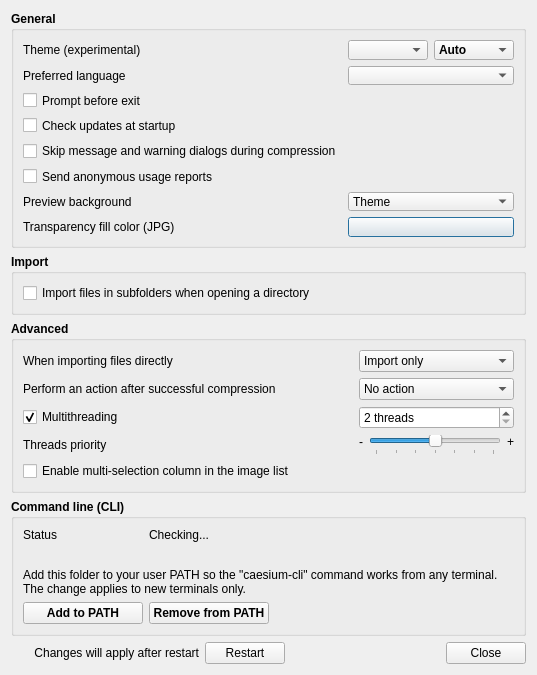
<?xml version="1.0" encoding="UTF-8"?>
<ui version="4.0">
 <class>PreferencesDialog</class>
 <widget class="QDialog" name="PreferencesDialog">
  <property name="windowModality">
   <enum>Qt::WindowModality::ApplicationModal</enum>
  </property>
  <property name="geometry">
   <rect>
    <x>0</x>
    <y>0</y>
    <width>537</width>
    <height>580</height>
   </rect>
  </property>
  <property name="focusPolicy">
   <enum>Qt::FocusPolicy::StrongFocus</enum>
  </property>
  <property name="windowTitle">
   <string>Preferences</string>
  </property>
  <property name="locale">
   <locale language="English" country="UnitedStates"/>
  </property>
  <property name="modal">
   <bool>true</bool>
  </property>
  <layout class="QVBoxLayout" name="verticalLayout">
   <item>
    <widget class="QGroupBox" name="general_GroupBox">
     <property name="font">
      <font>
       <bold>true</bold>
      </font>
     </property>
     <property name="title">
      <string>General</string>
     </property>
     <property name="flat">
      <bool>true</bool>
     </property>
     <layout class="QGridLayout" name="gridLayout_6">
      <item row="4" column="0" colspan="2">
       <widget class="QCheckBox" name="skipCompressionDialogs_CheckBox">
        <property name="font">
         <font>
          <bold>false</bold>
         </font>
        </property>
        <property name="text">
         <string>Skip message and warning dialogs during compression</string>
        </property>
       </widget>
      </item>
      <item row="7" column="0">
       <widget class="QLabel" name="previewBackground_Label">
        <property name="font">
         <font>
          <bold>false</bold>
         </font>
        </property>
        <property name="text">
         <string>Preview background</string>
        </property>
       </widget>
      </item>
      <item row="7" column="2" colspan="2">
       <widget class="QComboBox" name="previewBackground_ComboBox">
        <property name="font">
         <font>
          <bold>false</bold>
         </font>
        </property>
        <item>
         <property name="text">
          <string>Theme</string>
         </property>
        </item>
        <item>
         <property name="text">
          <string>White</string>
         </property>
        </item>
        <item>
         <property name="text">
          <string>Black</string>
         </property>
        </item>
        <item>
         <property name="text">
          <string>Checkerboard</string>
         </property>
        </item>
       </widget>
      </item>
      <item row="8" column="0">
       <widget class="QLabel" name="transparencyFillColor_Label">
        <property name="font">
         <font>
          <bold>false</bold>
         </font>
        </property>
        <property name="toolTip">
         <string>Color used to fill transparent areas when converting to JPG (which has no transparency).</string>
        </property>
        <property name="text">
         <string>Transparency fill color (JPG)</string>
        </property>
       </widget>
      </item>
      <item row="8" column="2" colspan="2">
       <widget class="QPushButton" name="transparencyFillColor_Button">
        <property name="font">
         <font>
          <bold>false</bold>
         </font>
        </property>
        <property name="toolTip">
         <string>Color used to fill transparent areas when converting to JPG (which has no transparency).</string>
        </property>
        <property name="text">
         <string/>
        </property>
       </widget>
      </item>
      <item row="0" column="2">
       <widget class="QComboBox" name="theme_ComboBox">
        <property name="font">
         <font>
          <bold>false</bold>
         </font>
        </property>
       </widget>
      </item>
      <item row="1" column="0">
       <widget class="QLabel" name="languageComboBox_Label">
        <property name="font">
         <font>
          <bold>false</bold>
         </font>
        </property>
        <property name="text">
         <string>Preferred language</string>
        </property>
       </widget>
      </item>
      <item row="5" column="0" colspan="2">
       <widget class="QCheckBox" name="sendUsageReport_CheckBox">
        <property name="font">
         <font>
          <bold>false</bold>
         </font>
        </property>
        <property name="text">
         <string>Send anonymous usage reports</string>
        </property>
       </widget>
      </item>
      <item row="3" column="0" colspan="2">
       <widget class="QCheckBox" name="checkUpdatesAtStartup_CheckBox">
        <property name="enabled">
         <bool>true</bool>
        </property>
        <property name="font">
         <font>
          <bold>false</bold>
         </font>
        </property>
        <property name="text">
         <string>Check updates at startup</string>
        </property>
       </widget>
      </item>
      <item row="5" column="2">
       <widget class="QLabel" name="showUsageData_Label">
        <property name="font">
         <font>
          <bold>true</bold>
          <underline>true</underline>
         </font>
        </property>
        <property name="cursor">
         <cursorShape>PointingHandCursor</cursorShape>
        </property>
        <property name="textFormat">
         <enum>Qt::TextFormat::RichText</enum>
        </property>
        <property name="alignment">
         <set>Qt::AlignmentFlag::AlignRight|Qt::AlignmentFlag::AlignTrailing|Qt::AlignmentFlag::AlignVCenter</set>
        </property>
        <property name="openExternalLinks">
         <bool>false</bool>
        </property>
       </widget>
      </item>
      <item row="2" column="0" colspan="2">
       <widget class="QCheckBox" name="promptExit_CheckBox">
        <property name="font">
         <font>
          <bold>false</bold>
         </font>
        </property>
        <property name="text">
         <string>Prompt before exit</string>
        </property>
       </widget>
      </item>
      <item row="0" column="0" colspan="2">
       <widget class="QLabel" name="themeComboBox_Label">
        <property name="font">
         <font>
          <bold>false</bold>
         </font>
        </property>
        <property name="text">
         <string>Theme (experimental)</string>
        </property>
       </widget>
      </item>
      <item row="0" column="3">
       <widget class="QComboBox" name="themeVariant_ComboBox">
        <item>
         <property name="text">
          <string>Auto</string>
         </property>
        </item>
        <item>
         <property name="text">
          <string>Light</string>
         </property>
        </item>
        <item>
         <property name="text">
          <string>Dark</string>
         </property>
        </item>
       </widget>
      </item>
      <item row="1" column="2" colspan="2">
       <widget class="QComboBox" name="language_ComboBox">
        <property name="font">
         <font>
          <bold>false</bold>
         </font>
        </property>
        <property name="focusPolicy">
         <enum>Qt::FocusPolicy::TabFocus</enum>
        </property>
       </widget>
      </item>
     </layout>
    </widget>
   </item>
   <item>
    <widget class="QGroupBox" name="import_GroupBox">
     <property name="font">
      <font>
       <bold>true</bold>
      </font>
     </property>
     <property name="title">
      <string>Import</string>
     </property>
     <property name="flat">
      <bool>true</bool>
     </property>
     <layout class="QGridLayout" name="gridLayout_5">
      <item row="0" column="0" colspan="2">
       <widget class="QCheckBox" name="importSubfolders_CheckBox">
        <property name="font">
         <font>
          <bold>false</bold>
         </font>
        </property>
        <property name="text">
         <string>Import files in subfolders when opening a directory</string>
        </property>
       </widget>
      </item>
     </layout>
    </widget>
   </item>
   <item>
    <widget class="QGroupBox" name="advanced_GroupBox">
     <property name="font">
      <font>
       <bold>true</bold>
      </font>
     </property>
     <property name="title">
      <string>Advanced</string>
     </property>
     <property name="flat">
      <bool>true</bool>
     </property>
      <layout class="QGridLayout" name="gridLayout_4">
       <item row="4" column="0" colspan="5">
        <widget class="QCheckBox" name="enableMultiSelection_CheckBox">
         <property name="font">
          <font>
           <bold>false</bold>
          </font>
         </property>
         <property name="text">
          <string>Enable multi-selection column in the image list</string>
         </property>
        </widget>
       </item>
       <item row="1" column="0" colspan="3">
       <widget class="QLabel" name="postCompressionAction_Label">
        <property name="font">
         <font>
          <bold>false</bold>
         </font>
        </property>
        <property name="text">
         <string>Perform an action after successful compression</string>
        </property>
       </widget>
      </item>
      <item row="0" column="1">
       <widget class="QLabel" name="argsBehaviourHelp_Label">
        <property name="maximumSize">
         <size>
          <width>16</width>
          <height>16</height>
         </size>
        </property>
        <property name="font">
         <font>
          <bold>false</bold>
         </font>
        </property>
        <property name="cursor">
         <cursorShape>WhatsThisCursor</cursorShape>
        </property>
        <property name="toolTip">
         <string>This option applies when using command line or by dropping files to the application icon</string>
        </property>
        <property name="pixmap">
         <pixmap resource="../resources/resources.qrc">:/icons/ui/help.svg</pixmap>
        </property>
        <property name="scaledContents">
         <bool>true</bool>
        </property>
        <property name="alignment">
         <set>Qt::AlignmentFlag::AlignRight|Qt::AlignmentFlag::AlignTrailing|Qt::AlignmentFlag::AlignVCenter</set>
        </property>
       </widget>
      </item>
      <item row="0" column="2">
       <spacer name="horizontalSpacer_2">
        <property name="orientation">
         <enum>Qt::Orientation::Horizontal</enum>
        </property>
        <property name="sizeHint" stdset="0">
         <size>
          <width>0</width>
          <height>0</height>
         </size>
        </property>
       </spacer>
      </item>
      <item row="0" column="4">
       <widget class="QComboBox" name="argsBehaviour_ComboBox">
        <property name="font">
         <font>
          <bold>false</bold>
         </font>
        </property>
        <item>
         <property name="text">
          <string>Import only</string>
         </property>
        </item>
        <item>
         <property name="text">
          <string>Import and compress</string>
         </property>
        </item>
       </widget>
      </item>
      <item row="0" column="0">
       <widget class="QLabel" name="argsBehaviour_Label">
        <property name="font">
         <font>
          <bold>false</bold>
         </font>
        </property>
        <property name="text">
         <string>When importing files directly</string>
        </property>
       </widget>
      </item>
      <item row="2" column="4">
       <widget class="QSpinBox" name="multithreadingMaxThreads_SpinBox">
        <property name="font">
         <font>
          <bold>false</bold>
         </font>
        </property>
        <property name="suffix">
         <string> threads</string>
        </property>
        <property name="minimum">
         <number>2</number>
        </property>
       </widget>
      </item>
      <item row="2" column="0">
       <widget class="QCheckBox" name="multithreading_CheckBox">
        <property name="font">
         <font>
          <bold>false</bold>
         </font>
        </property>
        <property name="text">
         <string>Multithreading</string>
        </property>
        <property name="checked">
         <bool>true</bool>
        </property>
       </widget>
      </item>
      <item row="3" column="0">
       <widget class="QLabel" name="threadsPriority_Label">
        <property name="font">
         <font>
          <bold>false</bold>
         </font>
        </property>
        <property name="text">
         <string>Threads priority</string>
        </property>
       </widget>
      </item>
      <item row="1" column="4">
       <widget class="QComboBox" name="postCompressionAction_ComboBox">
        <property name="font">
         <font>
          <bold>false</bold>
         </font>
        </property>
        <item>
         <property name="text">
          <string>No action</string>
         </property>
        </item>
        <item>
         <property name="text">
          <string>Close the application</string>
         </property>
        </item>
        <item>
         <property name="text">
          <string>Sleep</string>
         </property>
        </item>
        <item>
         <property name="text">
          <string>Shutdown</string>
         </property>
        </item>
        <item>
         <property name="text">
          <string>Open output folder</string>
         </property>
        </item>
       </widget>
      </item>
      <item row="3" column="4">
       <layout class="QHBoxLayout" name="threadsPriority_HLayout">
        <item>
         <widget class="QLabel" name="minusThreadsPriority_Label">
          <property name="font">
           <font>
            <bold>false</bold>
           </font>
          </property>
          <property name="text">
           <string notr="true">-</string>
          </property>
          <property name="alignment">
           <set>Qt::AlignmentFlag::AlignLeading|Qt::AlignmentFlag::AlignLeft|Qt::AlignmentFlag::AlignTop</set>
          </property>
         </widget>
        </item>
        <item>
         <widget class="QSlider" name="threadsPriority_Slider">
          <property name="maximum">
           <number>6</number>
          </property>
          <property name="pageStep">
           <number>1</number>
          </property>
          <property name="value">
           <number>3</number>
          </property>
          <property name="orientation">
           <enum>Qt::Orientation::Horizontal</enum>
          </property>
          <property name="tickPosition">
           <enum>QSlider::TickPosition::TicksBelow</enum>
          </property>
         </widget>
        </item>
        <item>
         <widget class="QLabel" name="plusThreadsPriority_Label">
          <property name="font">
           <font>
            <bold>false</bold>
           </font>
          </property>
          <property name="text">
           <string notr="true">+</string>
          </property>
          <property name="alignment">
           <set>Qt::AlignmentFlag::AlignLeading|Qt::AlignmentFlag::AlignLeft|Qt::AlignmentFlag::AlignTop</set>
          </property>
         </widget>
        </item>
        </layout>
       </item>
      </layout>
     </widget>
    </item>
    <item>
     <widget class="QGroupBox" name="cli_GroupBox">
      <property name="font">
       <font>
        <bold>true</bold>
       </font>
      </property>
      <property name="title">
       <string>Command line (CLI)</string>
      </property>
      <property name="flat">
       <bool>true</bool>
      </property>
      <layout class="QGridLayout" name="cli_GridLayout">
       <item row="0" column="0">
        <widget class="QLabel" name="cliStatus_Label">
         <property name="font">
          <font>
           <bold>false</bold>
          </font>
         </property>
         <property name="text">
          <string>Status</string>
         </property>
        </widget>
       </item>
       <item row="0" column="1" colspan="3">
        <widget class="QLabel" name="cliPathStatus_Label">
         <property name="font">
          <font>
           <bold>false</bold>
          </font>
         </property>
         <property name="text">
          <string>Checking...</string>
         </property>
        </widget>
       </item>
       <item row="1" column="0" colspan="4">
        <widget class="QLabel" name="cliPathValue_Label">
         <property name="font">
          <font>
           <bold>false</bold>
          </font>
         </property>
         <property name="text">
          <string/>
         </property>
         <property name="textFormat">
          <enum>Qt::TextFormat::PlainText</enum>
         </property>
         <property name="wordWrap">
          <bool>true</bool>
         </property>
        </widget>
       </item>
       <item row="2" column="0" colspan="4">
        <widget class="QLabel" name="cliHint_Label">
         <property name="font">
          <font>
           <bold>false</bold>
          </font>
         </property>
         <property name="text">
          <string>Add this folder to your user PATH so the "caesium-cli" command works from any terminal. The change applies to new terminals only.</string>
         </property>
         <property name="textFormat">
          <enum>Qt::TextFormat::PlainText</enum>
         </property>
         <property name="wordWrap">
          <bool>true</bool>
         </property>
        </widget>
       </item>
       <item row="3" column="0">
        <widget class="QPushButton" name="cliAddToPath_Button">
         <property name="text">
          <string>Add to PATH</string>
         </property>
        </widget>
       </item>
       <item row="3" column="1">
        <widget class="QPushButton" name="cliRemoveFromPath_Button">
         <property name="text">
          <string>Remove from PATH</string>
         </property>
        </widget>
       </item>
       <item row="3" column="2" colspan="2">
        <spacer name="cli_HSpacer">
         <property name="orientation">
          <enum>Qt::Orientation::Horizontal</enum>
         </property>
         <property name="sizeHint" stdset="0">
          <size>
           <width>40</width>
           <height>20</height>
          </size>
         </property>
        </spacer>
       </item>
      </layout>
     </widget>
    </item>
    <item>
     <layout class="QHBoxLayout" name="horizontalLayout_2">
     <item>
      <widget class="QLabel" name="changesAfterRestartTheme_LabelIcon">
       <property name="sizePolicy">
        <sizepolicy hsizetype="Fixed" vsizetype="Fixed">
         <horstretch>0</horstretch>
         <verstretch>0</verstretch>
        </sizepolicy>
       </property>
       <property name="minimumSize">
        <size>
         <width>16</width>
         <height>16</height>
        </size>
       </property>
       <property name="maximumSize">
        <size>
         <width>16</width>
         <height>16</height>
        </size>
       </property>
       <property name="font">
        <font>
         <bold>false</bold>
        </font>
       </property>
       <property name="text">
        <string/>
       </property>
       <property name="pixmap">
        <pixmap resource="../resources/resources.qrc">:/icons/compression_statuses/warning.svg</pixmap>
       </property>
       <property name="scaledContents">
        <bool>true</bool>
       </property>
      </widget>
     </item>
     <item>
      <widget class="QLabel" name="changesAfterRestartTheme_Label">
       <property name="sizePolicy">
        <sizepolicy hsizetype="Fixed" vsizetype="Preferred">
         <horstretch>0</horstretch>
         <verstretch>0</verstretch>
        </sizepolicy>
       </property>
       <property name="font">
        <font>
         <bold>false</bold>
        </font>
       </property>
       <property name="text">
        <string>Changes will apply after restart</string>
       </property>
       <property name="alignment">
        <set>Qt::AlignmentFlag::AlignRight|Qt::AlignmentFlag::AlignTrailing|Qt::AlignmentFlag::AlignVCenter</set>
       </property>
       <property name="openExternalLinks">
        <bool>false</bool>
       </property>
      </widget>
     </item>
     <item>
      <widget class="QPushButton" name="restart_Button">
       <property name="text">
        <string>Restart</string>
       </property>
       <property name="autoDefault">
        <bool>false</bool>
       </property>
      </widget>
     </item>
     <item>
      <spacer name="horizontalSpacer">
       <property name="orientation">
        <enum>Qt::Orientation::Horizontal</enum>
       </property>
       <property name="sizeHint" stdset="0">
        <size>
         <width>852</width>
         <height>20</height>
        </size>
       </property>
      </spacer>
     </item>
     <item>
      <widget class="QPushButton" name="close_Button">
       <property name="focusPolicy">
        <enum>Qt::FocusPolicy::StrongFocus</enum>
       </property>
       <property name="text">
        <string>Close</string>
       </property>
      </widget>
     </item>
    </layout>
   </item>
  </layout>
 </widget>
 <resources>
  <include location="../resources/resources.qrc"/>
 </resources>
 <connections>
  <connection>
   <sender>close_Button</sender>
   <signal>clicked()</signal>
   <receiver>PreferencesDialog</receiver>
   <slot>close()</slot>
   <hints>
    <hint type="sourcelabel">
     <x>827</x>
     <y>547</y>
    </hint>
    <hint type="destinationlabel">
     <x>608</x>
     <y>494</y>
    </hint>
   </hints>
  </connection>
  <connection>
   <sender>multithreading_CheckBox</sender>
   <signal>toggled(bool)</signal>
   <receiver>multithreadingMaxThreads_SpinBox</receiver>
   <slot>setEnabled(bool)</slot>
   <hints>
    <hint type="sourcelabel">
     <x>109</x>
     <y>478</y>
    </hint>
    <hint type="destinationlabel">
     <x>659</x>
     <y>478</y>
    </hint>
   </hints>
  </connection>
 </connections>
</ui>
